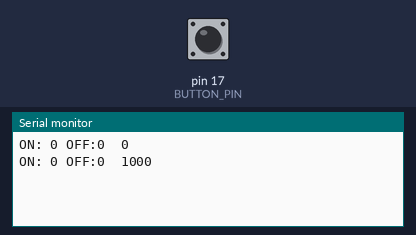
Recording of a sketch running on a simulated Arduino Uno, built with avr-gcc and run on an emulated ATmega328P. On the bench: the last lines printed to the serial monitor. The inputs (shaded band) are chosen by the test bench; at power-on: pin 17 (BUTTON_PIN) HIGH.

Above: at 1.2 s.
1.3 s: pin 17 (BUTTON_PIN) pulled LOW for 0.15 s
At 2.7 s:
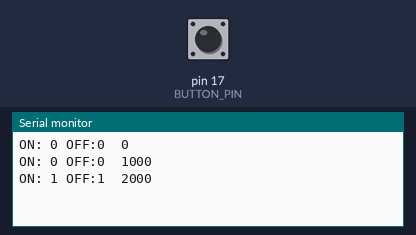
2.9 s: pin 17 (BUTTON_PIN) pulled LOW for 1 s
At 3.8 s:
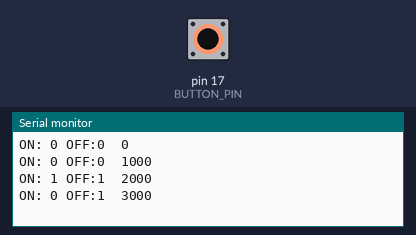
5.4 s: pin 17 (BUTTON_PIN) pulled LOW for 0.15 s
At 6.3 s:
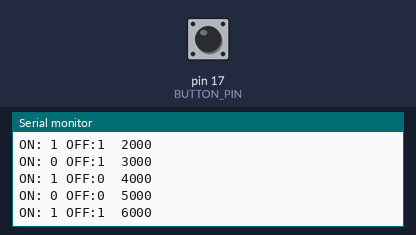
Timing chart, 0 to 8.4 s (numbered marks = the images above; inputs shaded):
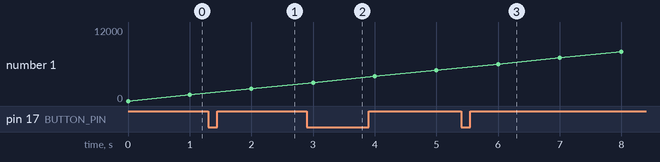

Measured:
- after the input at 1.3 s, the serial monitor: prints a new line after 0.70 s (image 1)
- after the input at 2.9 s, the serial monitor: prints a new line after 0.10 s (image 2)
- after the input at 5.4 s, the serial monitor: prints a new line after 0.60 s (image 3)

The sketch:

Button_Test3.ino
```cpp
// Include the Bounce2 library found here :
// https://github.com/thomasfredericks/Bounce2
#include <Bounce2.h>

#define BUTTON_PIN   17

// Instantiate a Bounce object
Bounce debouncer = Bounce();

void setup() {
  Serial.begin(115200);
  pinMode(BUTTON_PIN, INPUT_PULLUP);
  // After setting up the button, setup the Bounce instance :
  debouncer.attach(BUTTON_PIN);
  debouncer.interval(5); // interval in ms

}

void loop() {
  unsigned long begin, end;
  bool oldState = false ;
  int on_count = 0;
  int off_count = 0;
  begin = millis();

  while (1) {
    debouncer.update();

    if ( debouncer.rose())
        on_count++;

    if ( debouncer.fell())
        off_count++;


    if (millis() % 1000 == 0) {
      Serial.print("ON: ");Serial.print(on_count); Serial.print(" OFF:");Serial.print(off_count);Serial.print("  ");
      Serial.println(millis());
      on_count = 0;
      off_count = 0;
      delay(1);
    }
  }

}
```
